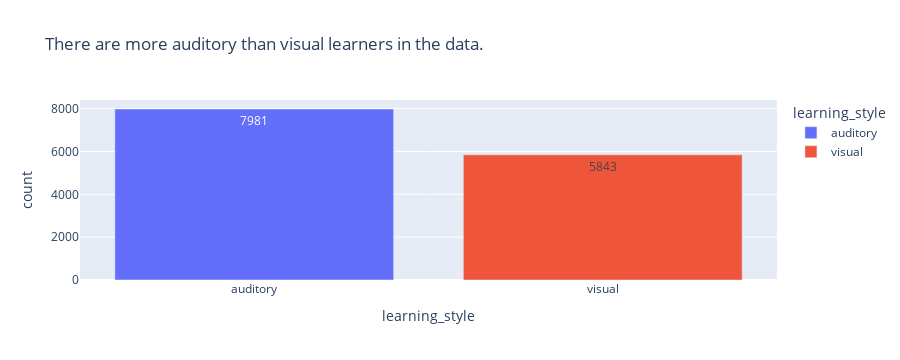

Notebook source saved alongside this figure:
### Code cell
# What's the breakdown of the students' learning style?
learning_style_comp = score['learning_style'].value_counts().reset_index()
px.bar(learning_style_comp,x='learning_style',y='count',color='learning_style',text_auto=True,title='There are more auditory than visual learners in the data.')

### Figure 1 — Plotly figure (JSON) as saved in the notebook; plotly's stock layout.template omitted (floating-point values rounded to 4 significant figures)
{"data": [{"alignmentgroup": "True", "hovertemplate": "learning_style=%{x}<br>count=%{y}<extra></extra>", "legendgroup": "auditory", "marker": {"color": "#636efa", "pattern": {"shape": ""}}, "name": "auditory", "offsetgroup": "auditory", "orientation": "v", "showlegend": true, "textposition": "auto", "texttemplate": "%{y}", "type": "bar", "x": ["auditory"], "xaxis": "x", "y": [7981], "yaxis": "y"}, {"alignmentgroup": "True", "hovertemplate": "learning_style=%{x}<br>count=%{y}<extra></extra>", "legendgroup": "visual", "marker": {"color": "#EF553B", "pattern": {"shape": ""}}, "name": "visual", "offsetgroup": "visual", "orientation": "v", "showlegend": true, "textposition": "auto", "texttemplate": "%{y}", "type": "bar", "x": ["visual"], "xaxis": "x", "y": [5843], "yaxis": "y"}], "layout": {"barmode": "relative", "height": 360, "legend": {"title": {"text": "learning_style"}, "tracegroupgap": 0}, "title": {"text": "There are more auditory than visual learners in the data."}, "xaxis": {"anchor": "y", "autorange": true, "categoryarray": ["auditory", "visual"], "categoryorder": "array", "domain": [0, 1], "range": [-0.5, 1.5], "title": {"text": "learning_style"}, "type": "category"}, "yaxis": {"anchor": "x", "autorange": true, "domain": [0, 1], "range": [0, 8401.0], "title": {"text": "count"}, "type": "linear"}}}
